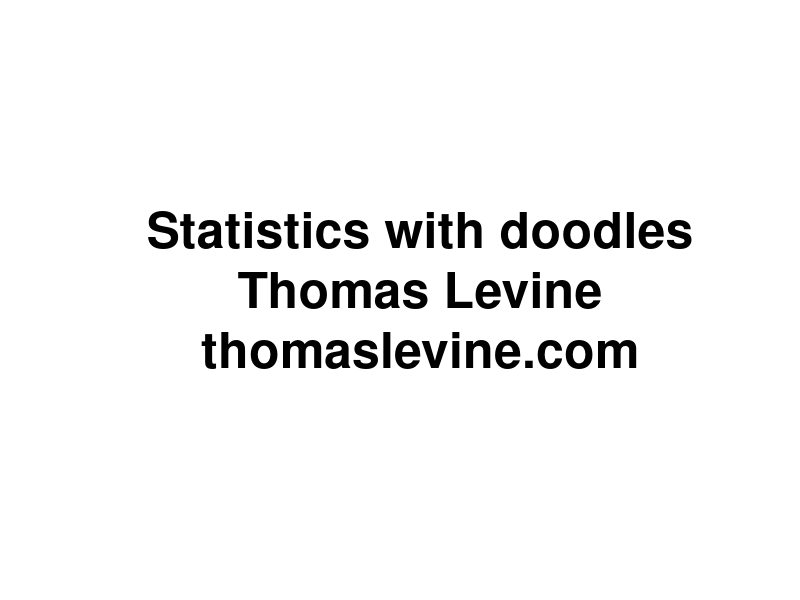
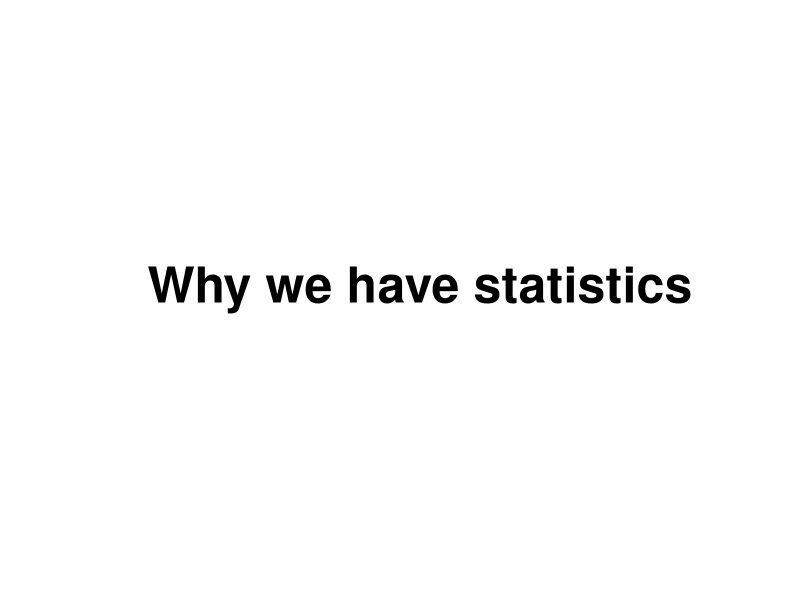
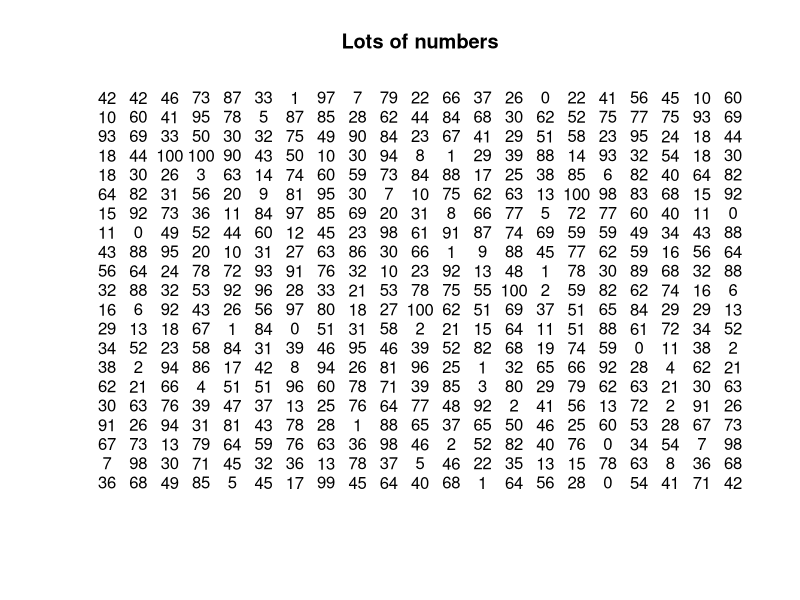
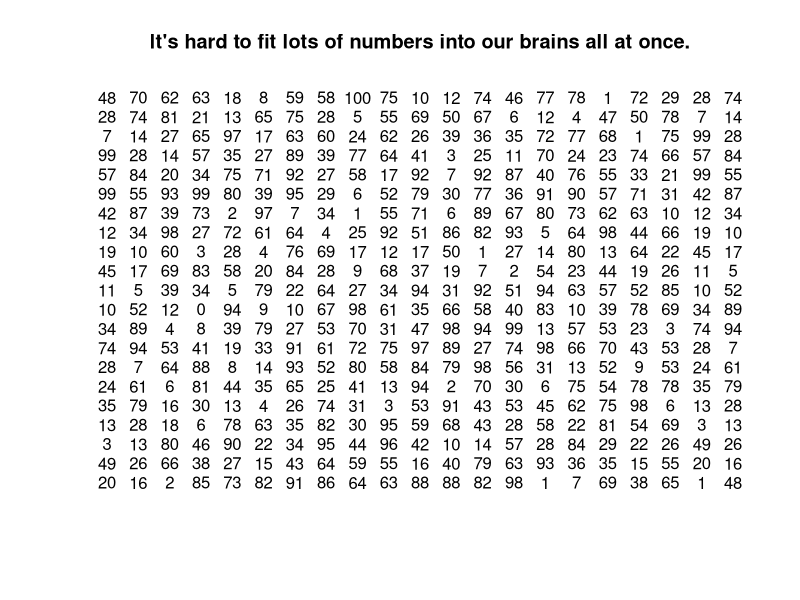
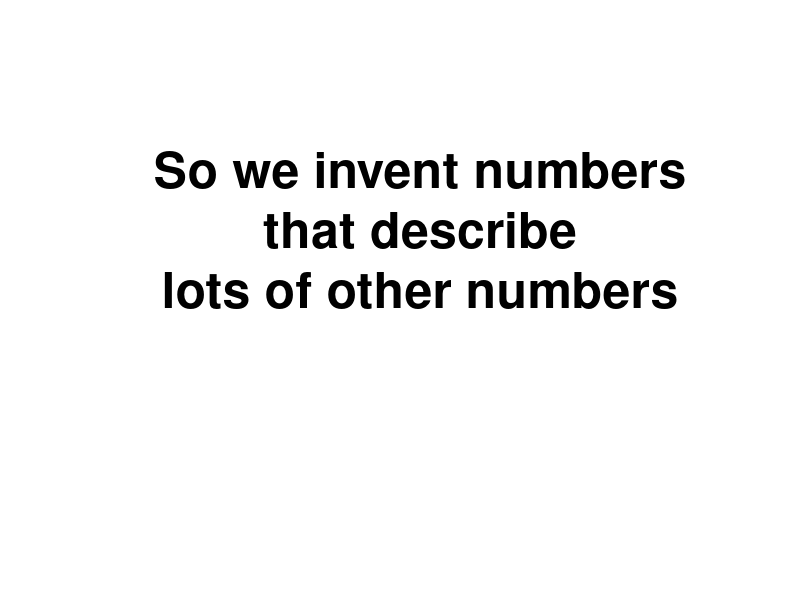
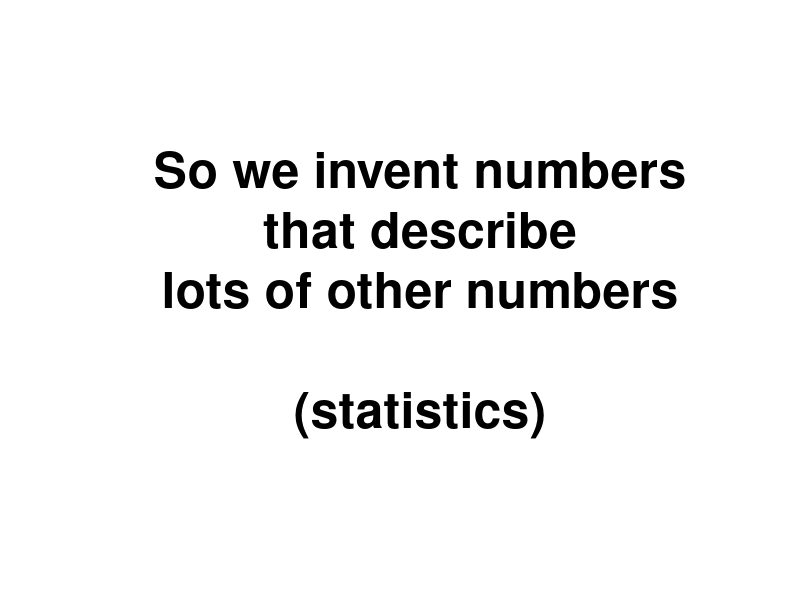
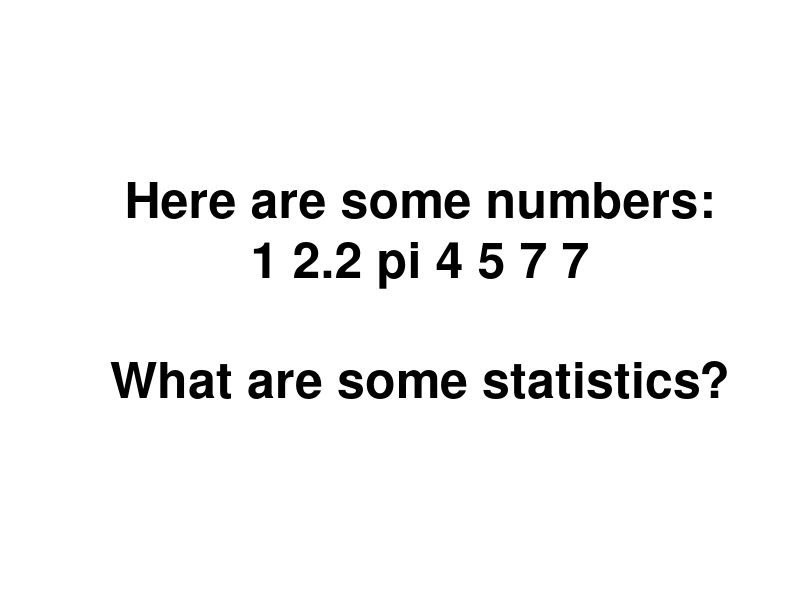
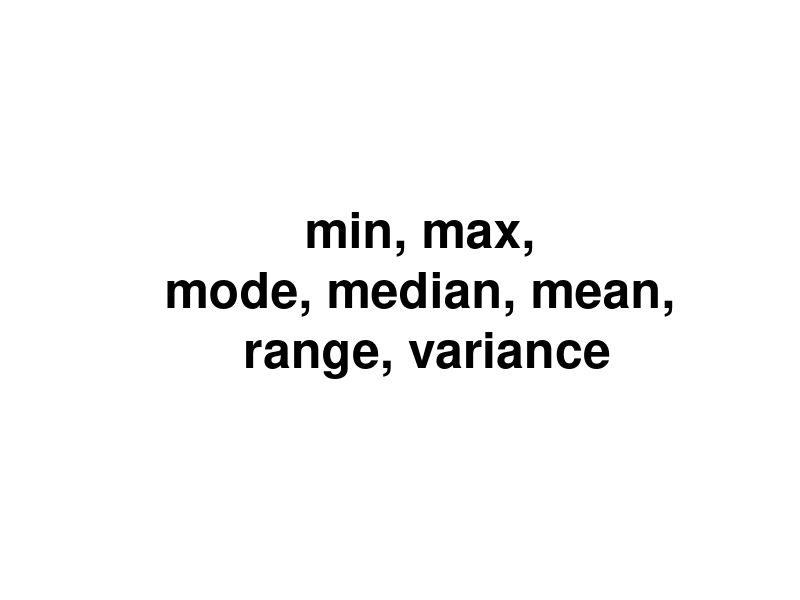

Write R code to recreate these figures, in order.
attach(iris)
attach(na.omit(airquality))
attach(cars)

baseplot <- function(main, ...) {
  plot(..., type = 'p', bty = 'n',
    main = main, pch = 21, bg = 'grey', col = NULL,
    col.axis = 'grey', col.lab = 'grey', col.main = 'grey', fg = 'grey')
}
irisplot <- function(main) {
  baseplot(main, Petal.Length ~ Petal.Width)
}

meanplot <- function(main) {
  irisplot(main)
  abline(h = mean(Petal.Length), lty = 2)
  abline(v = mean(Petal.Width), lty = 2)
}

interjection <- function(main) {
  plot.new()
  text(0.5, 0.5, cex = 3, label = main, font = 2)
}

blue <-  rgb(0,0,1,.5)

rand <- data.frame(x = rnorm(100), y = rnorm(100))

# ----------------

statistics <- function() {
# Introduction
interjection('Why we have statistics')

plot(c(-1,1),c(-1,1),xlab='',ylab='',type='n',axes=F,main='Lots of numbers')
text(rep(seq(-1,1,.1),each=21),rep(seq(-1,1,.1),21),round(100*runif(400)))


plot(c(-1,1),c(-1,1),xlab='',ylab='',type='n',axes=F,main='It\'s hard to fit lots of numbers into our brains all at once.')
text(rep(seq(-1,1,.1),each=21),rep(seq(-1,1,.1),21),round(100*runif(400)))

interjection('So we invent numbers\nthat describe\nlots of other numbers\n\n')
interjection('So we invent numbers\nthat describe\nlots of other numbers\n\n(statistics)')

interjection('Here are some numbers:\n1 2.2 pi 4 5 7 7\n\nWhat are some statistics?')
interjection('min, max,\nmode, median, mean,\n range, variance')
interjection('how many integers,\nwhether the numbers are sorted\n&c.')
interjection('')
interjection('Measuring linear relationships')
}

linear.relationships <- function() {
# Three datasets
irisplot('Two iris variables that move together')

baseplot('Two air quality variables that move oppositely', Ozone ~ Wind) 

baseplot('Normal random noise', rand$y ~ rand$x)
}

covariance <- function() {
# Motivation for covariance
interjection('We want a number\nthat describes\nwhether two variables\nmove together.')

irisplot('It should be high for these variables')

rand <- data.frame(x = rnorm(100), y = rnorm(100))
baseplot('It should be low for these variables', Ozone ~ Wind) 

baseplot('It should be near zero for these variables', rand$y ~ rand$x)

# Computing covariance
interjection('Covariance')

irisplot('The iris variables')

meanplot('Find the means')

meanplot('Draw a rectangle')
rect(xleft = mean(Petal.Width),
     ybottom = mean(Petal.Length),
     xright = Petal.Width[c(44,72)],
     ytop = Petal.Length[c(44,72)])

irisplot('Draw all the rectangles')
valence <- (Petal.Length - mean(Petal.Length)) *
           (Petal.Width - mean(Petal.Width)) > 0
rect(xleft = mean(Petal.Width),
     ybottom = mean(Petal.Length),
     xright = Petal.Width,
     ytop = Petal.Length,
     col = rgb(1-valence, 0, valence,.1),
     lty = 'blank')

irisplot('Why did I color them blue and red?')
valence <- (Petal.Length - mean(Petal.Length)) *
           (Petal.Width - mean(Petal.Width)) > 0
rect(xleft = mean(Petal.Width),
     ybottom = mean(Petal.Length),
     xright = Petal.Width,
     ytop = Petal.Length,
     col = rgb(1-valence, 0, valence,.1),
     lty = 'blank')

irisplot('Why did I color them blue and red?')
valence <- (Petal.Length - mean(Petal.Length)) *
           (Petal.Width - mean(Petal.Width)) > 0
rect(xleft = mean(Petal.Width),
     ybottom = mean(Petal.Length),
     xright = Petal.Width,
     ytop = Petal.Length,
     col = rgb(1-valence, 0, valence,.1),
     lty = 'blank')
text(x = max(Petal.Width), y = max(Petal.Length), pos = 2, label = 'Evidence of\nmovement together')
text(x = min(Petal.Width), y = min(Petal.Length), pos = 4, label = 'Evidence of\nmovement together')
text(x = max(Petal.Width), y = min(Petal.Length), pos = 2, label = 'Evidence of\nmovement oppositely')
text(x = min(Petal.Width), y = max(Petal.Length), pos = 4, label = 'Evidence of\nmovement oppositely')

plot(c(-1,1),c(-1,1),main = 'Add the blues together. (This is at a different scale.)',
  type = 'n', axes = F, xlab = '', ylab = '')
rect(xleft = -1, ybottom = -1, xright = 1, ytop = 1, lty = 'blank', col = 'blue')

plot(c(-1,1),c(-1,1),main = 'Add the reds together.',
  type = 'n', axes = F, xlab = '', ylab = '')
rect(xleft = -1, ybottom = -1, xright = 1, ytop = 1, lty = 'blank', col = 'blue')
rect(xleft = .8, ybottom = -1, xright = 1, ytop = -.8, lty = 'blank', col = 'red')

plot(c(-1,1),c(-1,1),main = 'Subtract the reds.',
  type = 'n', axes = F, xlab = '', ylab = '')
rect(xleft = -1, ybottom = -1, xright = 1, ytop = 1, lty = 'blank', col = 'blue')
rect(xleft = .8, ybottom = -1, xright = 1, ytop = -.8, lty = 'blank', col = 'white')

plot(c(-1,1),c(-1,1),main = 'Divide into as many equal pieces as we have irises (n).',
  type = 'n', axes = F, xlab = '', ylab = '')
rect(xleft = -1, ybottom = -1, xright = 1, ytop = 1, lty = 'blank', col = 'blue')
rect(xleft = .8, ybottom = -1, xright = 1, ytop = -.8, lty = 'blank', col = 'white')
abline(v = 2 * (-.5 + ((1:nrow(iris))/nrow(iris))))

plot(c(-1,1),c(-1,1),main = 'This blue sliver is the covariance.',
  type = 'n', axes = F, xlab = '', ylab = '')
rect(xleft = -.3, xright = -.3 + (.5/nrow(iris)), ybottom = -1, ytop = 1,
  col = 'blue', lty = 'blank')
}

covariance.notpositive <- function() {
irisplot('That was for this sort of relationship.')
valence <- (Petal.Length - mean(Petal.Length)) *
           (Petal.Width - mean(Petal.Width)) > 0
rect(xleft = mean(Petal.Width),
     ybottom = mean(Petal.Length),
     xright = Petal.Width,
     ytop = Petal.Length,
     col = rgb(1-valence, 0, valence,.1),
     lty = 'blank')

baseplot('What if we have more red than blue?', Ozone ~ Wind)
valence <- (Ozone - mean(Ozone)) *
           (Wind - mean(Wind)) > 0
rect(xleft = mean(Wind),
     ybottom = mean(Ozone),
     xright = Wind,
     ytop = Ozone,
     col = rgb(1-valence, 0, valence,.1),
     lty = 'blank')

plot(c(-1,1),c(-1,1),main = 'Add the blues together. (This is at a different scale.)',
  type = 'n', axes = F, xlab = '', ylab = '')
rect(xleft = -1, ybottom = .8, xright = -.8, ytop = 1, lty = 'blank', col = 'blue')

plot(c(-1,1),c(-1,1),main = 'Add the reds together.',
  type = 'n', axes = F, xlab = '', ylab = '')
rect(xleft = -1, ybottom = -1, xright = 1, ytop = 1, lty = 'blank', col = 'red')
rect(xleft = -1, ybottom = .8, xright = -.8, ytop = 1, lty = 'blank', col = 'blue')

plot(c(-1,1),c(-1,1),main = 'Subtract the reds.',
  type = 'n', axes = F, xlab = '', ylab = '')
rect(xleft = -1, ybottom = -1, xright = 1, ytop = 1, lty = 'blank', col = 'red')
rect(xleft = -1, ybottom = .8, xright = -.8, ytop = 1, lty = 'blank', col = 'white')

plot(c(-1,1),c(-1,1),main = 'Divide into as many equal pieces as we have irises (n).',
  type = 'n', axes = F, xlab = '', ylab = '')
rect(xleft = -1, ybottom = -1, xright = 1, ytop = 1, lty = 'blank', col = 'red')
rect(xleft = -1, ybottom = .8, xright = -.8, ytop = 1, lty = 'blank', col = 'white')
abline(v = 2 * (-.5 + ((1:nrow(iris))/nrow(iris))))

plot(c(-1,1),c(-1,1),main = 'This red sliver is the covariance.',
  type = 'n', axes = F, xlab = '', ylab = '')
rect(xleft = -.3, xright = -.3 + (.5/nrow(iris)), ybottom = -1, ytop = 1,
  col = 'red', lty = 'blank')

plot(c(-1,1),c(-1,1),main = 'This red sliver is the covariance.',
  type = 'n', axes = F, xlab = '', ylab = '')
rect(xleft = -.3, xright = -.3 + (.5/nrow(iris)), ybottom = -1, ytop = 1,
  col = 'red', lty = 'blank')
text(.3, 0, 'But it\'s\nnegative!', cex = 3, font = 2)

baseplot('What if we have as much red as blue?', rand$y ~ rand$x)
valence <- (rand$y - mean(rand$y)) *
           (rand$x - mean(rand$x)) > 0
rect(xleft = mean(rand$x),
     ybottom = mean(rand$y),
     xright = rand$x,
     ytop = rand$y,
     col = rgb(1-valence, 0, valence,.1),
     lty = 'blank')

plot(c(-1,1),c(-1,1),main = 'Add the blues together. (This is at a different scale.)',
  type = 'n', axes = F, xlab = '', ylab = '')
rect(xleft = -.45, ybottom = -.45, xright = .55, ytop = .55, lty = 'blank', col = 'blue')

plot(c(-1,1),c(-1,1),main = 'Add the reds together.',
  type = 'n', axes = F, xlab = '', ylab = '')
rect(xleft = -.55, ybottom = -.55, xright = .45, ytop = .45, lty = 'blank', col = 'red')

plot(c(-1,1),c(-1,1),main = 'Subtract the reds.',
  type = 'n', axes = F, xlab = '', ylab = '')
points(0,0)
text(0,-.5, '(Covariance is zero.)')
}

variance <- function() {
# Computing variance
interjection('Variance')
interjection('Variance tells us\nhow spread out\nsome numbers are.')
interjection('1, 4, 8, 10\nvs\n4, 4, 5, 6')
interjection('The variance of a variable is\nthe covariance of the variable\nwith itself.')

irisplot('Our two iris variables from before')
interjection('Let\'s look at just one of them.')
baseplot('The points all fall along the same line.', Petal.Length, Petal.Length, asp = 1)
interjection('Let\'s find the variance of Petal.Length')

baseplot('Draw all the rectangles', Petal.Length, Petal.Length, asp = 1)
rect(xleft = mean(Petal.Length),
     ybottom = mean(Petal.Length),
     xright = Petal.Length,
     ytop = Petal.Length,
     col = rgb(0, 0, 1,.1),
     lty = 'blank')

baseplot('Why no red rectangles?', Petal.Length, Petal.Length, asp = 1)
rect(xleft = mean(Petal.Length),
     ybottom = mean(Petal.Length),
     xright = Petal.Length,
     ytop = Petal.Length,
     col = rgb(0, 0, 1,.1),
     lty = 'blank')

plot(c(-1,1),c(-1,1),main = 'Add the blues together. (This is at a different scale.)',
  type = 'n', axes = F, xlab = '', ylab = '')
rect(xleft = -1, ybottom = -1, xright = 1, ytop = 1, lty = 'blank', col = 'blue')

plot(c(-1,1),c(-1,1),main = 'We have no reds to subtract.',
  type = 'n', axes = F, xlab = '', ylab = '')
rect(xleft = -1, ybottom = -1, xright = 1, ytop = 1, lty = 'blank', col = 'blue')

plot(c(-1,1),c(-1,1),main = 'Divide into as many equal pieces as we have irises (n).',
  type = 'n', axes = F, xlab = '', ylab = '')
rect(xleft = -1, ybottom = -1, xright = 1, ytop = 1, lty = 'blank', col = 'blue')
abline(v = 2 * (-.5 + ((1:nrow(iris))/nrow(iris))))

plot(c(-1,1),c(-1,1),main = 'This blue sliver is the variance.',
  type = 'n', axes = F, xlab = '', ylab = '')
rect(xleft = -.3, xright = -.3 + (.5/nrow(iris)), ybottom = -1, ytop = 1,
  col = 'blue', lty = 'blank')
}

correlation <- function() {
# Correlation
interjection('A problem with covariance')
interjection('Covariance has units!\n\n(x-unit times y-unit)')
interjection('Which relationship is stronger\n(more linear)?')

par(mfrow = 1:2)
.cov <- round(cov(Petal.Length,Petal.Width), 2)
irisplot(paste0('Irises (cov = ', .cov, ' cm^2)'))
.cov <- round(cov(speed,dist), 2)
baseplot(paste0('Cars (cov =', .cov, ' mph*ft)'), speed ~ dist)
par(mfrow = c(1,1))

interjection('Oh noes!')
interjection('We can divide\nthe covariance\nby the variances\nto standardize it.')

irisplot('We\'re using these data again.')

a <- sd(Petal.Length)
b <- sd(Petal.Width)
ab <- max(a,b)
corbase <- function(main = '', low = -1) {
  plot(c(low * ab,ab),c(low * ab,ab),main = main, type = 'n', axes = F, xlab = '', ylab = '', asp = 1)
  rect(xright = 0, ybottom = 0, xleft = -a, ytop = a, col = 'grey', lty = 'blank')
  text(-a/2,a/2,'var(Petal.Width)')
  rect(xleft = 0, ytop = 0, xright = b, ybottom = -b, col = 'grey', lty = 'blank')
  text(b/2,-b/2,'var(Petal.Length)')
}

corbase()
rect(xleft = 0, ybottom = 0, xright = b, ytop = a, col = 'black', lty = 'blank')
text(b/2,a/2,'sd(Petal.Width)*\nsd(Petal.Length)', col = 'white')

corbase()
rect(xleft = 0, ybottom = 0, xright = b, ytop = a, col = 'black', lty = 'blank')
text(b/2,a/2,'sd(Petal.Width)*\nsd(Petal.Length)', col = 'white')
text(-a/2,-b/2,'The black rectangle is\nlike an average variance.')

corbase()
rect(xleft = 0, ybottom = 0, xright = b, ytop = a, col = 'black', lty = 'blank')
text(b/2,a/2,'sd(Petal.Width)*\nsd(Petal.Length)', col = 'white')
text(-a/2,-b/2,'cov(Petal.Width,Petal.Length)\ncannot be bigger than\nblack rectangle.')

interjection('Why?')

irisplot('Covariance has red rectangles.')
valence <- (Petal.Length - mean(Petal.Length)) *
           (Petal.Width - mean(Petal.Width)) > 0
rect(xleft = mean(Petal.Width),
     ybottom = mean(Petal.Length),
     xright = Petal.Width,
     ytop = Petal.Length,
     col = rgb(1-valence, 0, valence,.1),
     lty = 'blank')

baseplot('Variance doesn\'t have red rectangles.', Petal.Length, Petal.Length, asp = 1)
rect(xleft = mean(Petal.Length),
     ybottom = mean(Petal.Length),
     xright = Petal.Length,
     ytop = Petal.Length,
     col = rgb(0, 0, 1,.1),
     lty = 'blank')

corbase()
rect(xleft = 0, ybottom = 0, xright = b, ytop = a, col = 'black', lty = 'blank')
text(b/2,a/2,'sd(Petal.Width)*\nsd(Petal.Length)', col = 'white')
text(-a/2,-b/2,'cov(Petal.Width,Petal.Length)\ncannot be bigger than\nblack rectangle.')

corbase('Let\'s zoom in.', low = -.05)
rect(xleft = 0, ybottom = 0, xright = b, ytop = a, col = 'black', lty = 'blank')
text(b/2,a/2,'sd(Petal.Width)*\nsd(Petal.Length)', col = 'white')

a <- sd(Petal.Length)
b <- sd(Petal.Width)
ab <- max(a,b)
corbase <- function(main = '', low = -1) {
  plot(c(low * ab,ab),c(low * ab,ab),main = main, type = 'n', axes = F, xlab = '', ylab = '', asp = 1)
  rect(xright = 0, ybottom = 0, xleft = -a, ytop = a, col = 'grey', lty = 'blank')
  text(-a/2,a/2,'var(Petal.Width)')
  rect(xleft = 0, ytop = 0, xright = b, ybottom = -b, col = 'grey', lty = 'blank')
  text(b/2,-b/2,'var(Petal.Length)')
}

r <-  cor(Petal.Length,Petal.Width)
corbase('Squish covariance vertically into the rectangle.', low = -.05)
rect(xleft = 0, ybottom = 0, xright = b, ytop = a, col = 'black', lty = 'blank')
rect(xleft = 0, ybottom = 0, xright = b, ytop = a * r, col = 'blue', lty = 'blank')

interjection('Correlation (R)\nis the ratio of\nthe small rectangle\nto the big rectangle.')

corbase('Squish covariance vertically into the rectangle.', low = -.05)
rect(xleft = 0, ybottom = 0, xright = b, ytop = a, col = 'black', lty = 'blank')
rect(xleft = 0, ybottom = 0, xright = b, ytop = a * r, col = 'blue', lty = 'blank')
text(b/2,r*a/2,'cov(Petal.Width,\nPetal.Length)', col = 'white', font = 2)
text(0, r*a/2, 'R * sd(Petal.Length)', col = 'blue', font = 2, srt = 90, adj = c(0.5,-1))

corbase('Squish covariance horizontally into the rectangle.', low = -.05)
rect(xleft = 0, ybottom = 0, xright = b, ytop = a, col = 'black', font = 2, lty = 'blank')
rect(xleft = 0, ybottom = 0, xright = b * r, ytop = a, col = 'blue', lty = 'blank')
text(r*b/2,a/2,'cov(Petal.Width,\nPetal.Length)', col = 'white', font = 2)
text(b/2, 0, 'R * sd(Petal.Width', adj = c(0.5,1.5), col = 'blue', font = 2)

interjection('People like to\ntalk about R-squared.')

corbase('Intersect the two squished covariance rectangles.', low = -.05)
rect(xleft = 0, ybottom = 0, xright = b, ytop = a, col = 'black', lty = 'blank')
rect(xleft = 0, ybottom = 0, xright = b * r, ytop = a * r, col = 'purple', lty = 'blank')
text(r*b/2,a/2,'cov(Petal.Width, Petal.Length)', col = 'purple')
text(0, r*a/2, 'R ^ 2 * sd(Petal.Length)',srt = 90, pos = 2, col = 'purple', font = 2)
text(r*b/2, 0, 'R ^ 2 * sd(Petal.Width)', adj = c(0.5,1.5), col = 'purple', font = 2)

interjection('That was for very\npositive (blue) covariances.')
interjection('What if covariance is negative (red)?')

irisplot('We were just using these data.')
baseplot('What if we had these data?', Ozone ~ Wind) 
baseplot('What if we had these data?', Ozone ~ Wind) 
valence <- (Ozone - mean(Ozone)) *
           (Wind - mean(Wind)) > 0
rect(xleft = mean(Wind),
     ybottom = mean(Ozone),
     xright = Wind,
     ytop = Ozone,
     col = rgb(1-valence, 0, valence,.1),
     lty = 'blank')

a <- sd(Ozone)
b <- sd(Wind)
ab <- max(a,b)
corbase <- function(main = '', low = -1) {
  plot(c(low * ab,ab),c(low * ab,ab),main = main, type = 'n', axes = F, xlab = '', ylab = '', asp = 1)
  rect(xright = 0, ybottom = 0, xleft = -a, ytop = a, col = 'grey', lty = 'blank')
  text(-a/2,a/2,'var(Wind)')
  rect(xleft = 0, ytop = 0, xright = b, ybottom = -b, col = 'grey', lty = 'blank')
  text(b/2,-b/2,'var(Ozone)')
}

r <-  -cor(Ozone,Wind)
corbase('R is the same, just negative.', low = -.05)
rect(xleft = 0, ybottom = 0, xright = b, ytop = a, col = 'black', lty = 'blank')
rect(xleft = 0, ybottom = 0, xright = b, ytop = a * r, col = 'red', lty = 'blank')
text(b/2,r*a/2,'cov(Ozone, Wind)', col = 'white', font = 2)
text(0, r*a/2, 'r * sd(Wind)', srt = 90, col = 'red', font = 2, adj = c(.5,-.5))

corbase('R-squared is the same, and it is always positive.', low = -.05)
rect(xleft = 0, ybottom = 0, xright = b, ytop = a, col = 'black', lty = 'blank')
rect(xleft = 0, ybottom = 0, xright = b * r, ytop = a * r, col = 'purple', lty = 'blank')
text(r*b/2,a/2,'cov(Ozone, Wind)', col = 'purple')
text(0, r*a/2, 'r ^ 2 * sd(Wind)', pos = 2, col = 'purple', font = 2, adj = c(.5, -.5), srt = 90)
text(r*b/2, 0, 'r ^ 2 * sd(Ozone)', col = 'purple', font = 2, adj = c(.5,1.5))

corbase('Zoom back out.')
rect(xleft = 0, ybottom = 0, xright = b, ytop = a, col = 'black', lty = 'blank')
rect(xleft = 0, ybottom = 0, xright = b, ytop = a * r, col = 'red', lty = 'blank')
text(b/2,r*a/2,'cov(Ozone,\nWind)', col = 'white', font = 2)
text(0, r*a/2, 'r * sd(Wind)', col = 'red', srt = 90, adj = c(.5,-.5), font = 2)
}

least.squares.regression <- function() {
interjection('If we transform the covariance a bit,\nwe can also make predictions.')
interjection('Let\'s use x to predict y.')
interjection('y = b0  + b1 * x')
interjection('Let\'s invent b1.')
interjection('')
interjection('What values should it have?')
interjection('If covariance is high\nand x is high,\ny should be high.\n\n(b1 is very positive.)')
interjection('If covariance is high\nand x is low,\ny should be low.\n\n(b1 is very negative.)')
interjection('If covariance is low,\nwe have no idea what y is.\n\n(b1 is around zero.)')
interjection('')
interjection('Let\'s think about units again.')

plot(c(-1,1),c(-1,1),main = 'Covariance is an area; its unit is the product of the x and y units.',
  type = 'n', axes = F, xlab = '', ylab = '')
rect(xleft = -.3, xright = -.3 + (.5/nrow(iris)), ybottom = -1, ytop = 1,
  col = 'blue', lty = 'blank')

plot(c(-1,1),c(-1,1),main = 'Variance is a special covariance; its unit is the square of the x unit.',
  type = 'n', axes = F, xlab = '', ylab = '')
rect(xleft = -.3, xright = -.3 + (.5/nrow(iris)), ybottom = -1, ytop = 1,
  col = 'blue', lty = 'blank')

a <- sd(Ozone)
b <- sd(Wind)
ab <- max(a,b)
corbase <- function(main = '', low = -1) {
  plot(c(low * ab,ab),c(low * ab,ab),main = main, type = 'n', axes = F, xlab = '', ylab = '', asp = 1)
  rect(xright = 0, ybottom = 0, xleft = -a, ytop = a, col = 'grey', lty = 'blank')
  text(-a/2,a/2,'var(Wind)')
  rect(xleft = 0, ytop = 0, xright = b, ybottom = -b, col = 'grey', lty = 'blank')
  text(b/2,-b/2,'var(Ozone)')
}

r <-  cor(Petal.Width,Petal.Length)
corbase('Correlation is a ratio of areas with the same units.', low = -.05)
rect(xleft = 0, ybottom = 0, xright = b, ytop = a, col = 'black', lty = 'blank')
rect(xleft = 0, ybottom = 0, xright = b, ytop = a * r, col = 'blue', lty = 'blank')

interjection('The unit of b1 must be y-unit/x-unit.')

corbase('Our covariance picture')
rect(xleft = 0, ybottom = 0, xright = b, ytop = a * r, col = 'blue', lty = 'blank')
text(b,r*a/2,'cov(Petal.Width,\nPetal.Length)', col = 'white', font = 2, pos = 2)
text(0, a*2/3, 'R * sd(Petal.Length)', pos = 2, col = 'black', font = 1, srt = 90)

.adj <- cov(Petal.Width,Petal.Length)/sd(Petal.Length)
corbase('Lay the covariance over one of the variances instead.')
rect(xleft = -a, xright = 0, ybottom = a * (1 - .adj), ytop = a, col = 'blue', lty = 'blank')
text(-a/2,a/2,'cov(Petal.Width, Petal.Length)', col = 'white', font = 2)

corbase('Petal.Width = b0 + b1 * Petal.Length')
rect(xleft = -a, xright = 0, ybottom = a * (1 - .adj), ytop = a, col = 'blue', lty = 'blank')
text(-a/2,a/2,'cov(Petal.Width, Petal.Length)', col = 'white', font = 2)
text(0,a/2,'b1 * sd(Petal.Length)', col = 'blue', pos = 4)

.adj <- cov(Petal.Width,Petal.Length)/sd(Petal.Width)
corbase('Lay the covariance over the other variance.')
rect(xleft = 0, xright = b, ybottom = -b, ytop = -b  * (1 - .adj), col = blue, lty = 'blank')
text(0,0,'cov(Petal.Width,\nPetal.Length)', col = 'white', font = 2, pos = 4)

corbase('Petal.Length = b0 + b1 * Petal.Width')
rect(xleft = 0, xright = b, ybottom = -b, ytop = -b  * (1 - .adj), col = blue, lty = 'blank')
text(a/2,0,'b1 * sd(Petal.Length)', col = 'blue', font = 2, srt = -90)
}


thoughtful.thoughts <- function() {
  interjection('A statistic is a number\nthat describes a lot\nof other numbers.')
  interjection('Covariance describes\nthe strength of\nlinear relationships.')
  interjection('Variance describes\nhow spread-out\nsome numbers are.')
  interjection('Correlation is a\nstandardized version\nof covariance.')
  interjection('(Beta coefficients for)\nleast-squares regression\npredict one variable\nbased on another.')
  interjection('')
  interjection('You can pretty much always draw math.')
}

slides <- function() {
  interjection('Statistics with doodles\nThomas Levine\nthomaslevine.com')
  statistics()
  linear.relationships()
  covariance()
  covariance.notpositive()
  interjection('Let\'s review the previous slides quickly.')
  linear.relationships()
  covariance()
  covariance.notpositive()
  interjection('')
  variance()
  interjection('')
  correlation()
  interjection('Remember how this fits in.')
  covariance()
  correlation()
  interjection('')
  least.squares.regression()
  interjection('Let\'s go over that again.')
  linear.relationships()
  covariance()
  covariance.notpositive()
  variance()
  correlation()
  least.squares.regression()
  interjection('')
  thoughtful.thoughts()
}

pdf('doodles.pdf', width = 11, height = 8.5)
slides()
dev.off()
